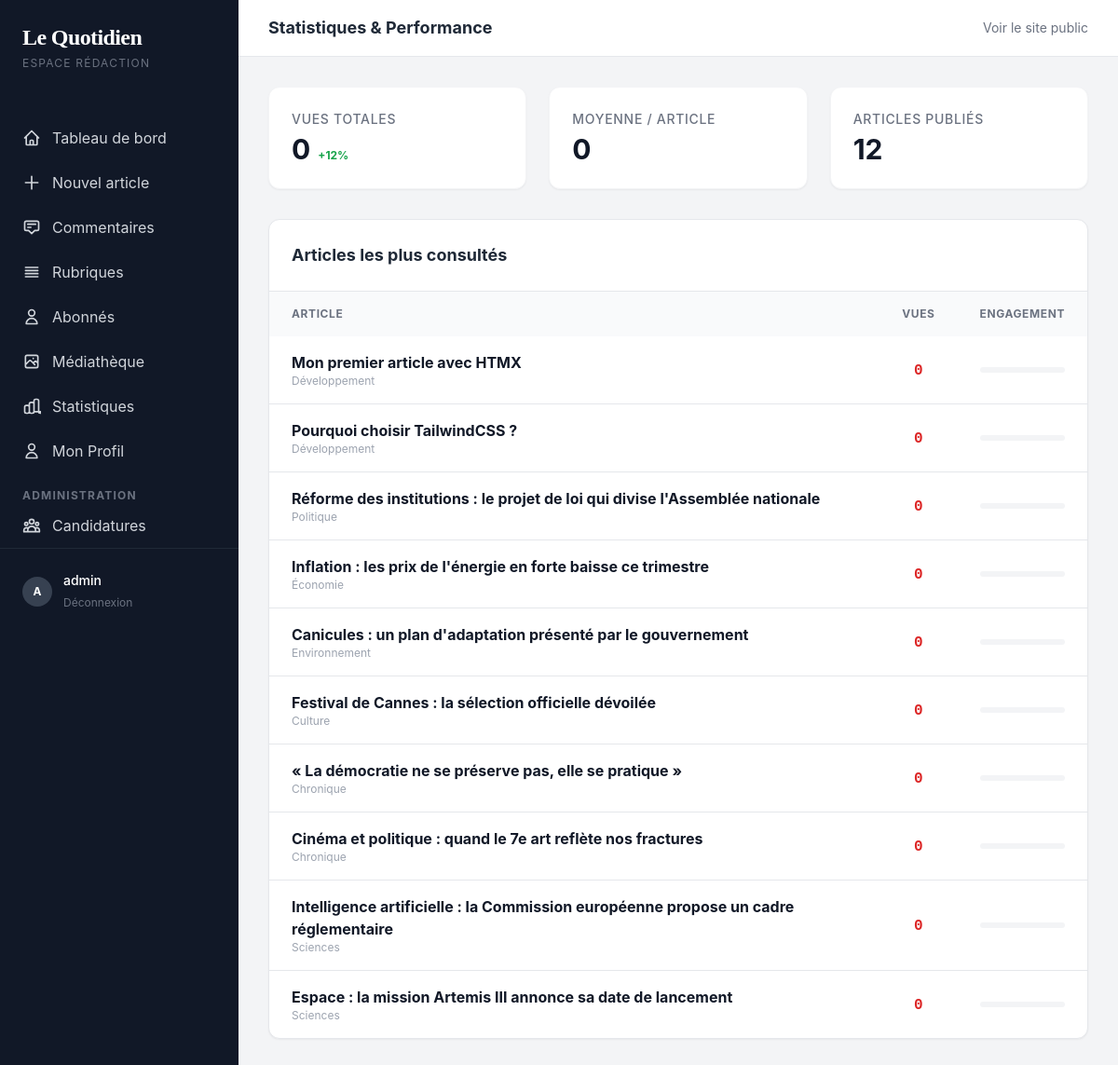
The page /dashboard/analytics/ (signed in) on the database its author committed.
### apps/users/models.py (models this page shows, shortened)
class CustomUser(AbstractUser):
    class Role(models.TextChoices):
        VISITOR = "VISITOR", _("Visiteur")
        CONTRIBUTOR = "CONTRIBUTOR", _("Contributeur")
        WRITER = "WRITER", _("Rédacteur")
        EDITOR = "EDITOR", _("Éditeur")
        ADMIN = "ADMIN", _("Administrateur")
    role = models.CharField(
        _("Rôle"),
        max_length=20,
        choices=Role.choices,
        default=Role.CONTRIBUTOR
    )
    bio = models.TextField(_("Biographie"), max_length=500, blank=True)
    avatar = models.ImageField(_("Avatar"), upload_to="avatars/", null=True, blank=True)
    twitter_url = models.URLField(_("Lien Twitter/X"), max_length=255, blank=True)
    linkedin_url = models.URLField(_("Lien LinkedIn"), max_length=255, blank=True)
    facebook_url = models.URLField(_("Lien Facebook"), max_length=255, blank=True)
    website_url = models.URLField(_("Site web personnel"), max_length=255, blank=True)
    show_recruitment_section = models.BooleanField(_("Afficher la section recrutement"), default=True)

### apps/weblog/models.py (models this page shows, shortened)
class Article(models.Model):
    class Status(models.TextChoices):
        DRAFT = "DRAFT", _("Brouillon")
        PUBLISHED = "PUBLISHED", _("Publié")
        ARCHIVED = "ARCHIVED", _("Archivé")
    title = models.CharField(_("Titre"), max_length=255)
    slug = models.SlugField(_("Slug"), unique=True, max_length=255)
    author = models.ForeignKey(
        settings.AUTH_USER_MODEL,
        on_delete=models.CASCADE,
        related_name="articles",
        verbose_name=_("Auteur")
    )
    category = models.ForeignKey(
        Category,
        on_delete=models.PROTECT,
        related_name="articles",
        verbose_name=_("Catégorie")
    )
    tags = models.ManyToManyField(Tag, related_name="articles", blank=True, verbose_name=_("Tags"))
    content = models.TextField(_("Contenu"))
    excerpt = models.TextField(_("Extrait"), max_length=500, blank=True)
    featured_image = models.ImageField(_("Image à la une"), upload_to="articles/", null=True, blank=True)
    meta_title = models.CharField(_("Méta-titre"), max_length=100, blank=True, help_text=_("Titre pour les moteurs de recherche (SEO)"))
    meta_description = models.TextField(_("Méta-description"), max_length=160, blank=True, help_text=_("Description pour les moteurs de recherche (SEO)"))
    status = models.CharField(
        _("Statut"),
        max_length=10,
        choices=Status.choices,
        default=Status.DRAFT
    )
    created_at = models.DateTimeField(_("Créé le"), auto_now_add=True)
    updated_at = models.DateTimeField(_("Mis à jour le"), auto_now=True)
    published_at = models.DateTimeField(_("Publié le"), null=True, blank=True)
    views_count = models.PositiveIntegerField(_("Nombre de vues"), default=0)
    objects = models.Manager() # The default manager.
    published = PublishedManager() # Our custom manager.
    class Meta:
        verbose_name = _("Article")
        verbose_name_plural = _("Articles")
        ordering = ["-published_at", "-created_at"]

class Category(models.Model):
    name = models.CharField(_("Nom"), max_length=100)
    slug = models.SlugField(_("Slug"), unique=True, max_length=120)
    class Meta:
        verbose_name = _("Catégorie")
        verbose_name_plural = _("Catégories")

### apps/dashboard/views.py (the view)
# urls.py: path('analytics/', views.analytics, name='analytics'),
@login_required
@user_passes_test(is_writer_or_admin)
def analytics(request):
    if request.user.is_superuser or request.user.role in ['ADMIN', 'EDITOR']:
        articles = Article.objects.all()
    else:
        articles = Article.objects.filter(author=request.user)
    total_views = articles.aggregate(Sum('views_count'))['views_count__sum'] or 0
    avg_views = articles.aggregate(Avg('views_count'))['views_count__avg'] or 0
    top_articles = articles.order_by('-views_count')[:10]
    context = {
        'total_views': total_views,
        'avg_views': avg_views,
        'top_articles': top_articles,
        'articles_count': articles.count(),
    }
    return render(request, 'dashboard/analytics.html', context)

### apps/dashboard/views.py (called while the page is built)
def is_writer_or_admin(user):
    return user.is_authenticated and (user.role in ['WRITER', 'EDITOR', 'ADMIN'] or user.is_staff)

### apps/newsletter/views.py (called while the page is built)
def newsletter_form_context(request):
    return {'subscriber_form': SubscriberForm()}

### apps/weblog/context_processors.py (called while the page is built)
def categories_processor(request):
    categories = Category.objects.exclude(name='Chronique').order_by('name')[:6]
    return {'nav_categories': categories}

### templates/dashboard/analytics.html (shortened to what this page needs)
{% extends "dashboard/base.html" %}
{% block header_title %}Statistiques & Performance{% endblock %}
{% block content %}
<div class="grid grid-cols-1 md:grid-cols-3 gap-6 mb-8">
    <div class="bg-white p-6 rounded-xl shadow-sm border border-gray-100">
        <p class="text-sm font-medium text-gray-500 uppercase tracking-wider mb-1">Vues Totales</p>
        <div class="flex items-baseline gap-2">
            <span class="text-3xl font-bold text-gray-900">{{ total_views }}</span>
            <span class="text-xs text-green-600 font-bold">+12%</span>
        </div>
    </div>
    <div class="bg-white p-6 rounded-xl shadow-sm border border-gray-100">
        <p class="text-sm font-medium text-gray-500 uppercase tracking-wider mb-1">Moyenne / Article</p>
        <div class="flex items-baseline gap-2">
            <span class="text-3xl font-bold text-gray-900">{{ avg_views|floatformat:0 }}</span>
        </div>
    </div>
    <div class="bg-white p-6 rounded-xl shadow-sm border border-gray-100">
        <p class="text-sm font-medium text-gray-500 uppercase tracking-wider mb-1">Articles Publiés</p>
        <div class="flex items-baseline gap-2">
            <span class="text-3xl font-bold text-gray-900">{{ articles_count }}</span>
        </div>
    </div>
</div>
<div class="bg-white rounded-xl shadow-sm border border-gray-200 overflow-hidden">
    <div class="p-6 border-b border-gray-200">
        <h3 class="font-bold text-gray-800 text-lg">Articles les plus consultés</h3>
    </div>
    <div class="overflow-x-auto">
        <table class="w-full text-left">
            <thead>
                <tr class="bg-gray-50 text-gray-500 text-xs uppercase tracking-wider">
                    <th class="px-6 py-4 font-bold">Article</th>
                    <th class="px-6 py-4 font-bold text-center">Vues</th>
                    <th class="px-6 py-4 font-bold">Engagement</th>
                </tr>
            </thead>
            <tbody class="divide-y divide-gray-200">
                {% for article in top_articles %}
                <tr class="hover:bg-gray-50 transition">
                    <td class="px-6 py-4">
                        <div class="font-bold text-gray-900">{{ article.title }}</div>
                        <div class="text-xs text-gray-400">{{ article.category.name }}</div>
                    </td>
                    <td class="px-6 py-4 text-center">
                        <span class="font-mono font-bold text-red-600">{{ article.views_count }}</span>
                    </td>
                    <td class="px-6 py-4">
                        <div class="w-full bg-gray-100 rounded-full h-1.5 max-w-[100px]">
                        </div>
                    </td>
                </tr>
                {% endfor %}
            </tbody>
        </table>
    </div>
</div>
{% endblock %}

### templates/dashboard/base.html (shortened to what this page needs)
<!DOCTYPE html>
<html lang="fr">
<head>
    <script src="https://cdn.tailwindcss.com"></script>
    <link rel="stylesheet" href="https://unpkg.com/easymde/dist/easymde.min.css">
</head>
<body class="bg-gray-100 font-sans antialiased">
    <div class="flex min-h-screen">
        <aside class="w-64 bg-gray-900 text-white flex-shrink-0">
            <div class="p-6">
                <a href="/" class="font-serif text-2xl font-bold tracking-tight">Le Quotidien</a>
                <p class="text-xs text-gray-500 mt-1 uppercase tracking-widest">Espace Rédaction</p>
            </div>
            <nav class="mt-6">
                <a href="{% url 'dashboard:home' %}" class="flex items-center px-6 py-3 text-gray-300 hover:bg-gray-800 hover:text-white transition">
                    <svg class="w-5 h-5 mr-3" fill="none" stroke="currentColor" viewBox="0 0 24 24"><path stroke-linecap="round" stroke-linejoin="round" stroke-width="2" d="M3 12l2-2m0 0l7-7 7 7M5 10v10a1 1 0 001 1h3m10-11l2 2m-2-2v10a1 1 0 01-1 1h-3m-6 0a1 1 0 001-1v-4a1 1 0 011-1h2a1 1 0 011 1v4a1 1 0 001 1m-6 0h6"/></svg>
                    Tableau de bord
                </a>
                <a href="{% url 'dashboard:article_create' %}" class="flex items-center px-6 py-3 text-gray-300 hover:bg-gray-800 hover:text-white transition">
                    <svg class="w-5 h-5 mr-3" fill="none" stroke="currentColor" viewBox="0 0 24 24"><path stroke-linecap="round" stroke-linejoin="round" stroke-width="2" d="M12 4v16m8-8H4"/></svg>
                    Nouvel article
                </a>
                <a href="{% url 'dashboard:comment_list' %}" class="flex items-center px-6 py-3 text-gray-300 hover:bg-gray-800 hover:text-white transition">
                    <svg class="w-5 h-5 mr-3" fill="none" stroke="currentColor" viewBox="0 0 24 24"><path stroke-linecap="round" stroke-linejoin="round" stroke-width="2" d="M7 8h10M7 12h4m1 8l-4-4H5a2 2 0 01-2-2V6a2 2 0 012-2h14a2 2 0 012 2v8a2 2 0 01-2 2h-3l-4 4z"/></svg>
                    Commentaires
                </a>
                {% if user.role in 'EDITOR,ADMIN' or user.is_staff %}
                <a href="{% url 'dashboard:category_list' %}" class="flex items-center px-6 py-3 text-gray-300 hover:bg-gray-800 hover:text-white transition">
                    <svg class="w-5 h-5 mr-3" fill="none" stroke="currentColor" viewBox="0 0 24 24"><path stroke-linecap="round" stroke-linejoin="round" stroke-width="2" d="M4 6h16M4 10h16M4 14h16M4 18h16"/></svg>
                    Rubriques
                </a>
                <a href="{% url 'dashboard:subscriber_list' %}" class="flex items-center px-6 py-3 text-gray-300 hover:bg-gray-800 hover:text-white transition">
                    <svg class="w-5 h-5 mr-3" fill="none" stroke="currentColor" viewBox="0 0 24 24"><path stroke-linecap="round" stroke-linejoin="round" stroke-width="2" d="M16 7a4 4 0 11-8 0 4 4 0 018 0zM12 14a7 7 0 00-7 7h14a7 7 0 00-7-7z"/></svg>
                    Abonnés
                </a>
                {% endif %}
                <a href="{% url 'dashboard:media_library' %}" class="flex items-center px-6 py-3 text-gray-300 hover:bg-gray-800 hover:text-white transition">
                    <svg class="w-5 h-5 mr-3" fill="none" stroke="currentColor" viewBox="0 0 24 24"><path stroke-linecap="round" stroke-linejoin="round" stroke-width="2" d="M4 16l4.586-4.586a2 2 0 012.828 0L16 16m-2-2l1.586-1.586a2 2 0 012.828 0L20 14m-6-6h.01M6 20h12a2 2 0 002-2V6a2 2 0 00-2-2H6a2 2 0 00-2 2v12a2 2 0 002 2z"/></svg>
                    Médiathèque
                </a>
                <a href="{% url 'dashboard:analytics' %}" class="flex items-center px-6 py-3 text-gray-300 hover:bg-gray-800 hover:text-white transition">
                    Statistiques
                </a>
                <a href="{% url 'dashboard:profile_edit' %}" class="flex items-center px-6 py-3 text-gray-300 hover:bg-gray-800 hover:text-white transition">
                    <svg class="w-5 h-5 mr-3" fill="none" stroke="currentColor" viewBox="0 0 24 24"><path stroke-linecap="round" stroke-linejoin="round" stroke-width="2" d="M16 7a4 4 0 11-8 0 4 4 0 018 0zM12 14a7 7 0 00-7 7h14a7 7 0 00-7-7z"/></svg>
                    Mon Profil
                </a>
                {% if user.role in 'EDITOR,ADMIN' or user.is_staff %}
                <div class="mt-4 px-6 text-xs font-bold text-gray-500 uppercase tracking-widest">Administration</div>
                <a href="{% url 'dashboard:promotion_request_list' %}" class="flex items-center px-6 py-3 text-gray-300 hover:bg-gray-800 hover:text-white transition">
                    Candidatures
                </a>
                {% endif %}
            </nav>
            <div class="mt-auto p-6 border-t border-gray-800">
                <div class="flex items-center">
                    <div class="h-8 w-8 rounded-full bg-gray-700 flex items-center justify-center text-xs font-bold mr-3">{{ user.username|first|upper }}</div>
                    <div class="flex-1 min-w-0">
                        <p class="text-sm font-medium truncate">{{ user.username }}</p>
                        <a href="/admin/logout/" class="text-xs text-gray-500 hover:text-red-400">Déconnexion</a>
                    </div>
                </div>
            </div>
        </aside>
        <main class="flex-1 flex flex-col">
            <header class="bg-white border-b border-gray-200 py-4 px-8 flex items-center justify-between">
                <h2 class="text-lg font-bold text-gray-800">{% block header_title %}Tableau de bord{% endblock %}</h2>
                <div class="flex items-center gap-4">
                    <a href="{% url 'home' %}" class="text-sm text-gray-500 hover:text-gray-900 transition">Voir le site public</a>
                </div>
            </header>
            <div class="p-8">
                {% block content %}{% endblock %}
            </div>
        </main>
    </div>
</body>
</html>

### rows shown on the page
CustomUser: username|first "A", username "admin"
Article: title "Mon premier article avec HTMX", category.name "Développement", views_count "0"
Article: title "Pourquoi choisir TailwindCSS ?", category.name "Développement", views_count "0"
Article: title "Réforme des institutions : le projet de loi qui divise l'Assemblée nationale", category.name "Politique", views_count "0"
Article: title "Inflation : les prix de l'énergie en forte baisse ce trimestre", category.name "Économie", views_count "0"
Article: title "Canicules : un plan d'adaptation présenté par le gouvernement", category.name "Environnement", views_count "0"
Article: title "Festival de Cannes : la sélection officielle dévoilée", category.name "Culture", views_count "0"
Article: title "« La démocratie ne se préserve pas, elle se pratique »", category.name "Chronique", views_count "0"
Article: title "Cinéma et politique : quand le 7e art reflète nos fractures", category.name "Chronique", views_count "0"
Article: title "Intelligence artificielle : la Commission européenne propose un cadre réglementaire", category.name "Sciences", views_count "0"
Article: title "Espace : la mission Artemis III annonce sa date de lancement", category.name "Sciences", views_count "0"

### other values the page prints
{{ total_views }} "0"
{{ avg_views|floatformat:0 }} "0"
{{ articles_count }} "12"
